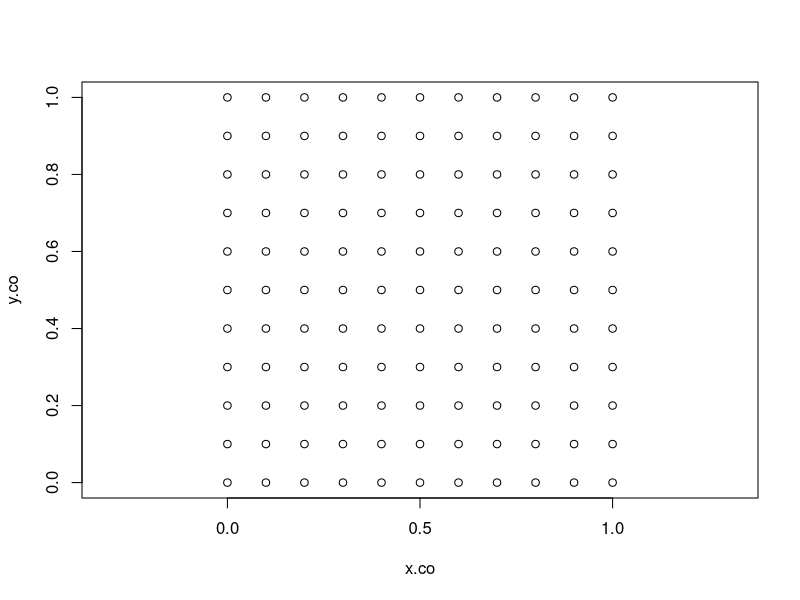
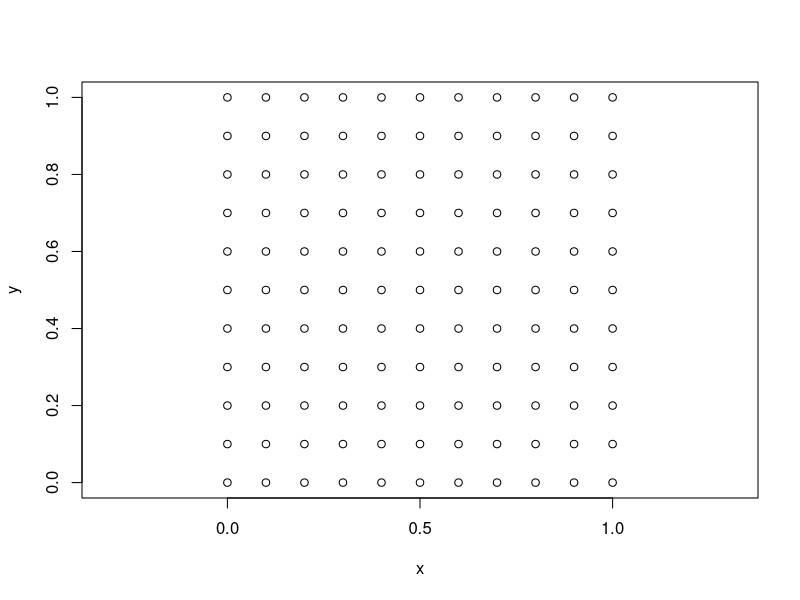
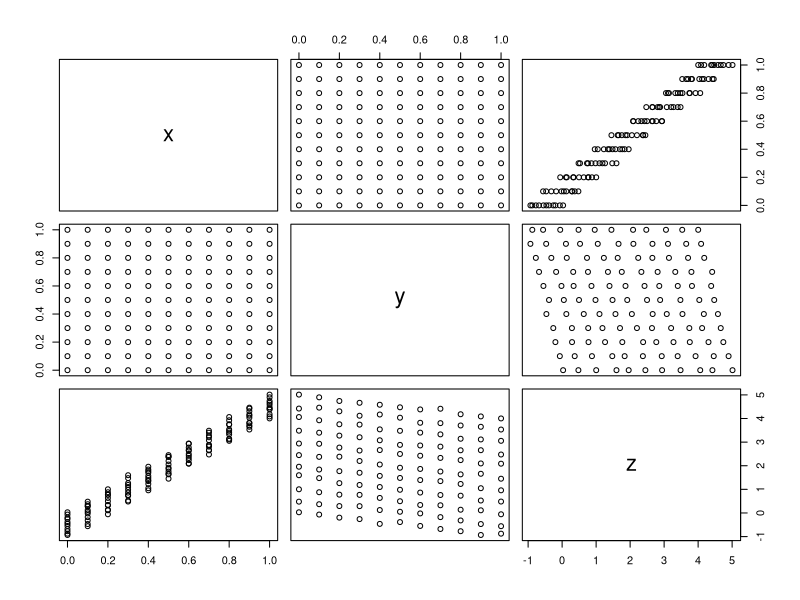
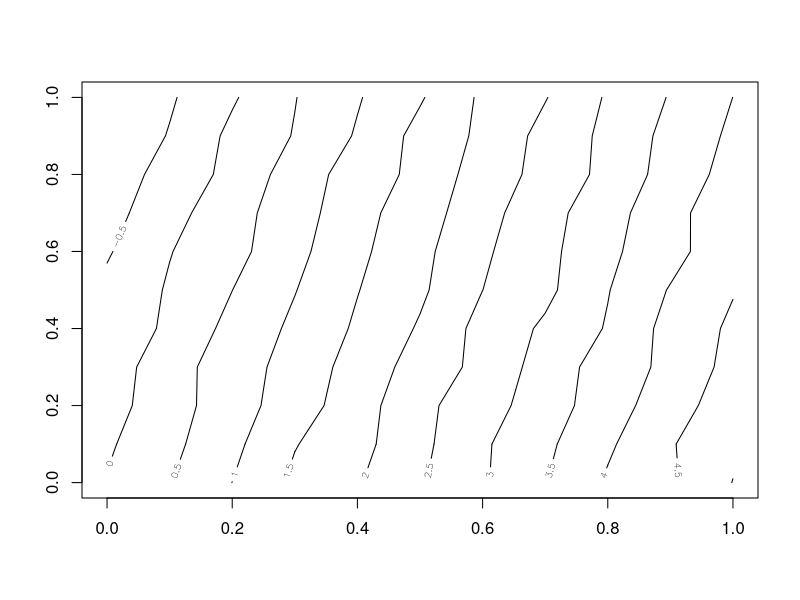
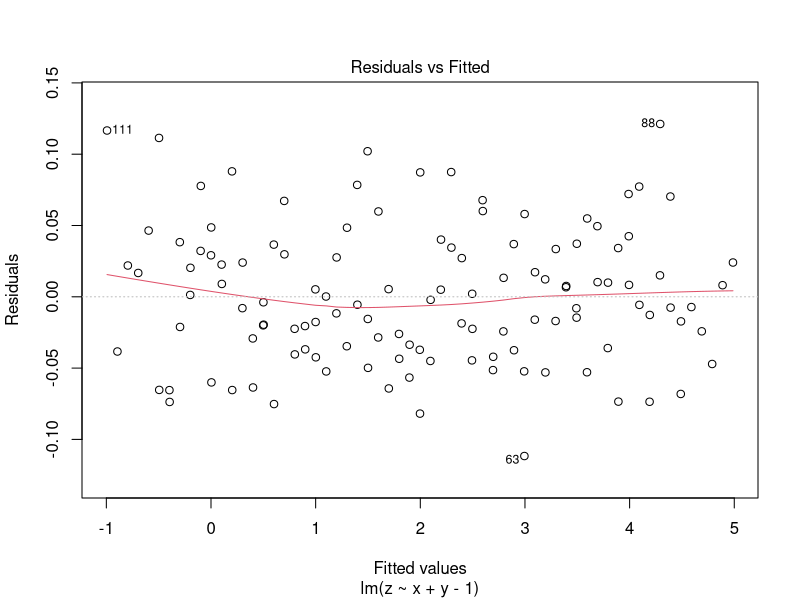
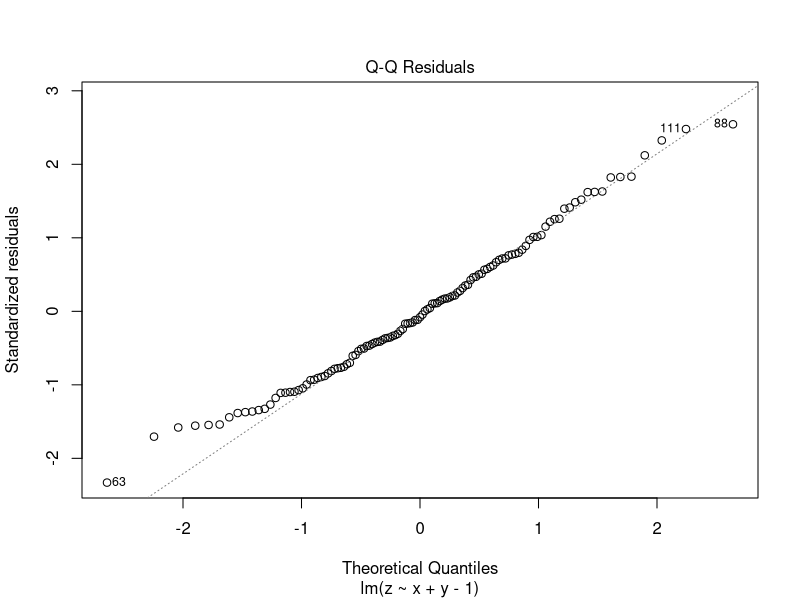
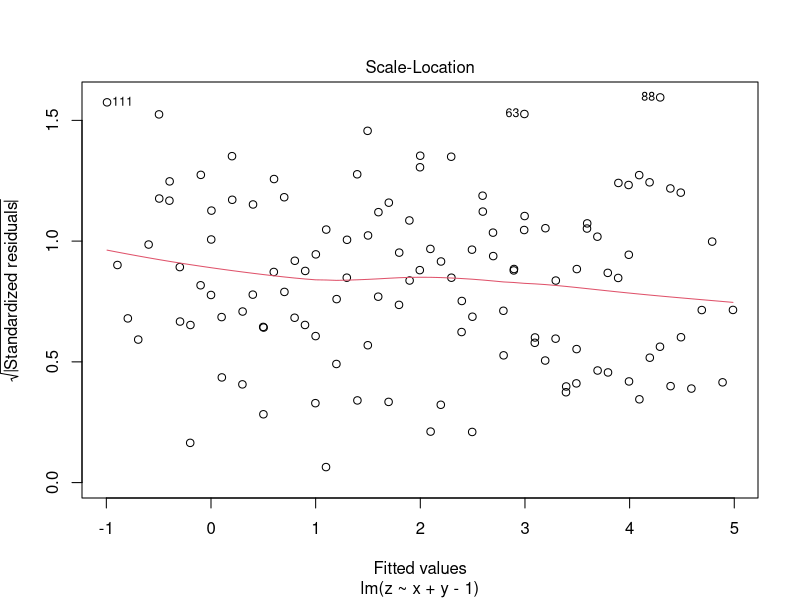
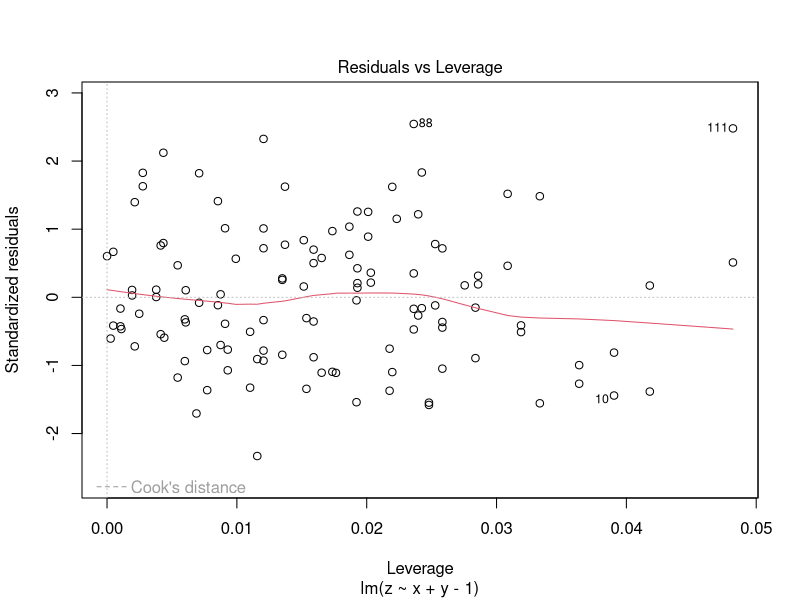

Write R code to recreate these figures, in order.
## Simple linear spatial regression
## Grid creation
x.co <- rep(seq(0,1,0.1),11)
y.co <- rep(seq(0,1,0.1),length = 121, each=11)
plot(x.co,y.co, asp=T)

surf.df <- data.frame(x=x.co, y=y.co)
plot(surf.df, asp=TRUE)

surf.df$z <- 5*surf.df$x - surf.df$y + rnorm(121,sd=0.05)
plot(surf.df) # scatter plot matrix

## Contour plot
surf.mat <- matrix(surf.df$z, nrow=11)
contour(seq(0,1,0.1), seq(0,1,0.1), surf.mat)

surf.lm <- lm(z ~ x + y - 1, data = surf.df)
summary(surf.lm)
plot(surf.lm)

surf.lm <- lm(z ~ x + y +I(x^2) + I(y^2) - 1, data = surf.df)

library(MASS)
data(topo)
## overview of dataset
head(topo)
plot(topo$x, topo$y, asp=T)
library(spatial)

topo.ls <- surf.ls(2, topo)
trsurf <- trmat(topo.ls,0,6.5,0,6.5,50)
# Plot result
eqscplot(trsurf, typ="n")
contour(trsurf, add=T)
points(topo)
text(topo, lab=topo$z,adj=c(0,1))
